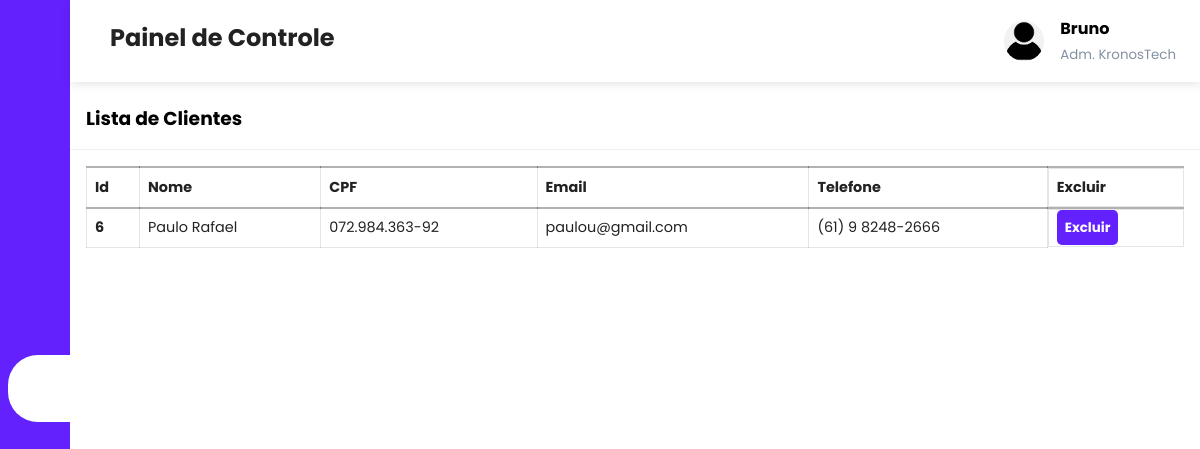
Page /admin/clientes.php (signed in) on the committed database.
### tables this page shows
CREATE TABLE `users` (
  `user_id` int(11) NOT NULL,
  `user_cpf` varchar(14) NOT NULL,
  `user_name` varchar(108) NOT NULL,
  `user_email` varchar(100) NOT NULL,
  `user_phone` varchar(16) NOT NULL,
  `user_password` varchar(100) NOT NULL
);

### admin/clientes.php (the view, shortened to what this page needs)
<?php include('header.php'); ?>
<?php
include('../server/connection.php');
$stmt2 = $conn->prepare("SELECT * FROM users");
$stmt2->execute();
$users = $stmt2->get_result();
?>
<div class="recent-grid">
    <div class="projects">
        <div class="card">
            <div class="card-header">
                <h3>Lista de Clientes</h3>
            </div>
            <div class="card-body">
            <div class="table-responsive">
                    <table width="100%" class="orders-table" id="tabelaOrdenada">
                        <thead>
                            <tr>
                                <td>Id</td>
                                <td>Nome</td>
                                <td>CPF</td>
                                <td>Email</td>
                                <td>Telefone</td>
                                <td>Excluir</td>
                            </tr>
                        </thead>
                        <tbody>
                            <?php while($user = $users->fetch_assoc()) { ?>
                                <tr>
                                    <td><strong><?php echo $user['user_id']; ?></strong></td>
                                    <td><?php echo $user['user_name']; ?></td>
                                    <td><?php echo $user['user_cpf']; ?></td>
                                    <td><?php echo $user['user_email']; ?></td>
                                    <td><?php echo $user['user_phone']; ?></td>
                                    <td><button><a class="btn btn-primary" href="#" onclick="confirmDelete(<?php echo $user['user_id']; ?>)">Excluir</a></button></td>
                                </tr>
                            <?php } ?>
                        </tbody>
                    </table>
            </div>
        </div>
    </div>
</div>
</body>
</html>

### admin/styles.css (style rules this page uses)
:root { --main-color: #6321fe; --color-dark: #1d2231; --text-grey: #8390a2; }
* { padding: 0; margin: 0; box-sizing: border-box; list-style-type: none; text-decoration: none; font-family: "Poppins", sans-serif; }
.recent-grid { margin-top: 5.5rem; }
.card { background: #fff; border-radius: 5px; }
.card-header, .card-body { padding: 1rem; }
.card-header { display: flex; justify-content: space-between; align-items: center; border-bottom: 1px solid #f0f0f0; font-weight: bold; }
table { border-collapse: collapse; }
thead tr { border-top: 2px solid rgba(0, 0, 0, 0.3); border-bottom: 2px solid rgba(0, 0, 0, 0.3) }
.orders-table td { border: 1px solid rgba(0, 0, 0, 0.10); padding: 8px; text-align: left; }
thead td { font-weight: 700; }
td { padding: 0.5rem 1rem; font-size: 0.9rem; color: #222; }
tr td:last-child { display: flex; align-items: center; }
.table-responsive { width: 100%; overflow-x: auto; }
.btn { background-color: #6321fe; color: #fff; padding: 8px; border-radius: 5px; border: none; font-weight: bold; transition: 0.4s ease; }
button { border: none; }

### rows in the picture
users: user_id "6", user_name "Paulo Rafael", user_cpf "072.984.363-92", user_email "paulou@gmail.com", user_phone "(61) 9 8248-2666"

### other values in the picture
$_SESSION['admin_name'] "Bruno"
